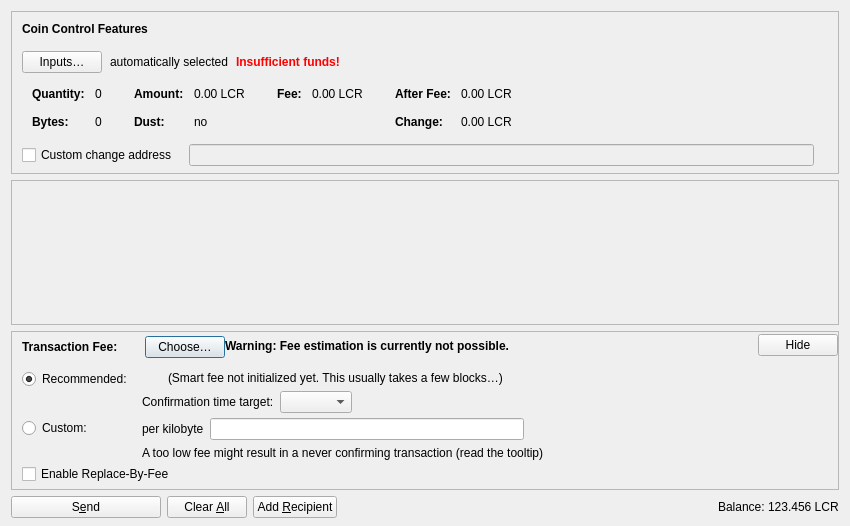
<?xml version="1.0" encoding="UTF-8"?>
<ui version="4.0">
 <class>SendCoinsDialog</class>
 <widget class="QDialog" name="SendCoinsDialog">
  <property name="geometry">
   <rect>
    <x>0</x>
    <y>0</y>
    <width>850</width>
    <height>526</height>
   </rect>
  </property>
  <property name="windowTitle">
   <string>Send Coins</string>
  </property>
  <layout class="QVBoxLayout" name="verticalLayout" stretch="0,1,0,0">
   <property name="bottomMargin">
    <number>8</number>
   </property>
   <item>
    <widget class="QFrame" name="frameCoinControl">
     <property name="sizePolicy">
      <sizepolicy hsizetype="Expanding" vsizetype="Expanding">
       <horstretch>0</horstretch>
       <verstretch>0</verstretch>
      </sizepolicy>
     </property>
     <property name="maximumSize">
      <size>
       <width>16777215</width>
       <height>16777215</height>
      </size>
     </property>
     <property name="frameShape">
      <enum>QFrame::StyledPanel</enum>
     </property>
     <property name="frameShadow">
      <enum>QFrame::Sunken</enum>
     </property>
     <layout class="QVBoxLayout" name="verticalLayoutCoinControl2">
      <property name="spacing">
       <number>0</number>
      </property>
      <property name="leftMargin">
       <number>0</number>
      </property>
      <property name="topMargin">
       <number>0</number>
      </property>
      <property name="rightMargin">
       <number>0</number>
      </property>
      <property name="bottomMargin">
       <number>6</number>
      </property>
      <item>
       <layout class="QVBoxLayout" name="verticalLayoutCoinControl" stretch="0,0,0,0,1">
        <property name="spacing">
         <number>0</number>
        </property>
        <property name="leftMargin">
         <number>10</number>
        </property>
        <property name="topMargin">
         <number>10</number>
        </property>
        <item>
         <layout class="QHBoxLayout" name="horizontalLayoutCoinControl1">
          <property name="bottomMargin">
           <number>15</number>
          </property>
          <item>
           <widget class="QLabel" name="labelCoinControlFeatures">
            <property name="sizePolicy">
             <sizepolicy hsizetype="Preferred" vsizetype="Maximum">
              <horstretch>0</horstretch>
              <verstretch>0</verstretch>
             </sizepolicy>
            </property>
            <property name="font">
             <font>
              <weight>75</weight>
              <bold>true</bold>
             </font>
            </property>
            <property name="styleSheet">
             <string notr="true">font-weight:bold;</string>
            </property>
            <property name="text">
             <string>Coin Control Features</string>
            </property>
           </widget>
          </item>
         </layout>
        </item>
        <item>
         <layout class="QHBoxLayout" name="horizontalLayoutCoinControl2" stretch="0,0,0,0">
          <property name="spacing">
           <number>8</number>
          </property>
          <property name="bottomMargin">
           <number>10</number>
          </property>
          <item>
           <widget class="QPushButton" name="pushButtonCoinControl">
            <property name="styleSheet">
             <string notr="true"/>
            </property>
            <property name="text">
             <string>Inputs…</string>
            </property>
            <property name="autoDefault">
             <bool>false</bool>
            </property>
           </widget>
          </item>
          <item>
           <widget class="QLabel" name="labelCoinControlAutomaticallySelected">
            <property name="text">
             <string>automatically selected</string>
            </property>
            <property name="margin">
             <number>5</number>
            </property>
           </widget>
          </item>
          <item>
           <widget class="QLabel" name="labelCoinControlInsuffFunds">
            <property name="font">
             <font>
              <weight>75</weight>
              <bold>true</bold>
             </font>
            </property>
            <property name="styleSheet">
             <string notr="true">color:red;font-weight:bold;</string>
            </property>
            <property name="text">
             <string>Insufficient funds!</string>
            </property>
            <property name="margin">
             <number>5</number>
            </property>
           </widget>
          </item>
          <item>
           <spacer name="horizontalSpacerCoinControl">
            <property name="orientation">
             <enum>Qt::Horizontal</enum>
            </property>
            <property name="sizeHint" stdset="0">
             <size>
              <width>40</width>
              <height>1</height>
             </size>
            </property>
           </spacer>
          </item>
         </layout>
        </item>
        <item>
         <widget class="QWidget" name="widgetCoinControl" native="true">
          <property name="sizePolicy">
           <sizepolicy hsizetype="Preferred" vsizetype="Preferred">
            <horstretch>0</horstretch>
            <verstretch>0</verstretch>
           </sizepolicy>
          </property>
          <property name="minimumSize">
           <size>
            <width>0</width>
            <height>0</height>
           </size>
          </property>
          <property name="styleSheet">
           <string notr="true"/>
          </property>
          <layout class="QHBoxLayout" name="horizontalLayoutCoinControl5">
           <property name="leftMargin">
            <number>0</number>
           </property>
           <property name="topMargin">
            <number>0</number>
           </property>
           <property name="rightMargin">
            <number>0</number>
           </property>
           <property name="bottomMargin">
            <number>0</number>
           </property>
           <item>
            <layout class="QHBoxLayout" name="horizontalLayoutCoinControl3" stretch="0,0,0,1">
             <property name="spacing">
              <number>20</number>
             </property>
             <property name="topMargin">
              <number>0</number>
             </property>
             <property name="bottomMargin">
              <number>10</number>
             </property>
             <item>
              <layout class="QFormLayout" name="formLayoutCoinControl1">
               <property name="horizontalSpacing">
                <number>10</number>
               </property>
               <property name="verticalSpacing">
                <number>14</number>
               </property>
               <property name="leftMargin">
                <number>10</number>
               </property>
               <property name="topMargin">
                <number>4</number>
               </property>
               <property name="rightMargin">
                <number>6</number>
               </property>
               <item row="0" column="0">
                <widget class="QLabel" name="labelCoinControlQuantityText">
                 <property name="font">
                  <font>
                   <weight>75</weight>
                   <bold>true</bold>
                  </font>
                 </property>
                 <property name="text">
                  <string>Quantity:</string>
                 </property>
                 <property name="margin">
                  <number>0</number>
                 </property>
                </widget>
               </item>
               <item row="0" column="1">
                <widget class="QLabel" name="labelCoinControlQuantity">
                 <property name="cursor">
                  <cursorShape>IBeamCursor</cursorShape>
                 </property>
                 <property name="contextMenuPolicy">
                  <enum>Qt::ActionsContextMenu</enum>
                 </property>
                 <property name="text">
                  <string notr="true">0</string>
                 </property>
                 <property name="margin">
                  <number>0</number>
                 </property>
                 <property name="textInteractionFlags">
                  <set>Qt::LinksAccessibleByMouse|Qt::TextSelectableByKeyboard|Qt::TextSelectableByMouse</set>
                 </property>
                </widget>
               </item>
               <item row="1" column="0">
                <widget class="QLabel" name="labelCoinControlBytesText">
                 <property name="font">
                  <font>
                   <weight>75</weight>
                   <bold>true</bold>
                  </font>
                 </property>
                 <property name="text">
                  <string>Bytes:</string>
                 </property>
                </widget>
               </item>
               <item row="1" column="1">
                <widget class="QLabel" name="labelCoinControlBytes">
                 <property name="cursor">
                  <cursorShape>IBeamCursor</cursorShape>
                 </property>
                 <property name="contextMenuPolicy">
                  <enum>Qt::ActionsContextMenu</enum>
                 </property>
                 <property name="text">
                  <string notr="true">0</string>
                 </property>
                 <property name="textInteractionFlags">
                  <set>Qt::LinksAccessibleByMouse|Qt::TextSelectableByKeyboard|Qt::TextSelectableByMouse</set>
                 </property>
                </widget>
               </item>
              </layout>
             </item>
             <item>
              <layout class="QFormLayout" name="formLayoutCoinControl2">
               <property name="horizontalSpacing">
                <number>10</number>
               </property>
               <property name="verticalSpacing">
                <number>14</number>
               </property>
               <property name="leftMargin">
                <number>6</number>
               </property>
               <property name="topMargin">
                <number>4</number>
               </property>
               <property name="rightMargin">
                <number>6</number>
               </property>
               <item row="0" column="0">
                <widget class="QLabel" name="labelCoinControlAmountText">
                 <property name="font">
                  <font>
                   <weight>75</weight>
                   <bold>true</bold>
                  </font>
                 </property>
                 <property name="text">
                  <string>Amount:</string>
                 </property>
                 <property name="margin">
                  <number>0</number>
                 </property>
                </widget>
               </item>
               <item row="0" column="1">
                <widget class="QLabel" name="labelCoinControlAmount">
                 <property name="cursor">
                  <cursorShape>IBeamCursor</cursorShape>
                 </property>
                 <property name="contextMenuPolicy">
                  <enum>Qt::ActionsContextMenu</enum>
                 </property>
                 <property name="text">
                  <string notr="true">0.00 LCR</string>
                 </property>
                 <property name="textInteractionFlags">
                  <set>Qt::LinksAccessibleByMouse|Qt::TextSelectableByKeyboard|Qt::TextSelectableByMouse</set>
                 </property>
                </widget>
               </item>
               <item row="1" column="0">
                <widget class="QLabel" name="labelCoinControlLowOutputText">
                 <property name="font">
                  <font>
                   <weight>75</weight>
                   <bold>true</bold>
                  </font>
                 </property>
                 <property name="text">
                  <string>Dust:</string>
                 </property>
                </widget>
               </item>
               <item row="1" column="1">
                <widget class="QLabel" name="labelCoinControlLowOutput">
                 <property name="cursor">
                  <cursorShape>IBeamCursor</cursorShape>
                 </property>
                 <property name="contextMenuPolicy">
                  <enum>Qt::ActionsContextMenu</enum>
                 </property>
                 <property name="text">
                  <string notr="true">no</string>
                 </property>
                 <property name="textInteractionFlags">
                  <set>Qt::LinksAccessibleByMouse|Qt::TextSelectableByKeyboard|Qt::TextSelectableByMouse</set>
                 </property>
                </widget>
               </item>
              </layout>
             </item>
             <item>
              <layout class="QFormLayout" name="formLayoutCoinControl3">
               <property name="horizontalSpacing">
                <number>10</number>
               </property>
               <property name="verticalSpacing">
                <number>14</number>
               </property>
               <property name="leftMargin">
                <number>6</number>
               </property>
               <property name="topMargin">
                <number>4</number>
               </property>
               <property name="rightMargin">
                <number>6</number>
               </property>
               <item row="0" column="0">
                <widget class="QLabel" name="labelCoinControlFeeText">
                 <property name="font">
                  <font>
                   <weight>75</weight>
                   <bold>true</bold>
                  </font>
                 </property>
                 <property name="text">
                  <string>Fee:</string>
                 </property>
                 <property name="margin">
                  <number>0</number>
                 </property>
                </widget>
               </item>
               <item row="0" column="1">
                <widget class="QLabel" name="labelCoinControlFee">
                 <property name="cursor">
                  <cursorShape>IBeamCursor</cursorShape>
                 </property>
                 <property name="contextMenuPolicy">
                  <enum>Qt::ActionsContextMenu</enum>
                 </property>
                 <property name="text">
                  <string notr="true">0.00 LCR</string>
                 </property>
                 <property name="textInteractionFlags">
                  <set>Qt::LinksAccessibleByMouse|Qt::TextSelectableByKeyboard|Qt::TextSelectableByMouse</set>
                 </property>
                </widget>
               </item>
              </layout>
             </item>
             <item>
              <layout class="QFormLayout" name="formLayoutCoinControl4">
               <property name="horizontalSpacing">
                <number>10</number>
               </property>
               <property name="verticalSpacing">
                <number>14</number>
               </property>
               <property name="leftMargin">
                <number>6</number>
               </property>
               <property name="topMargin">
                <number>4</number>
               </property>
               <property name="rightMargin">
                <number>6</number>
               </property>
               <item row="0" column="0">
                <widget class="QLabel" name="labelCoinControlAfterFeeText">
                 <property name="font">
                  <font>
                   <weight>75</weight>
                   <bold>true</bold>
                  </font>
                 </property>
                 <property name="text">
                  <string>After Fee:</string>
                 </property>
                 <property name="margin">
                  <number>0</number>
                 </property>
                </widget>
               </item>
               <item row="0" column="1">
                <widget class="QLabel" name="labelCoinControlAfterFee">
                 <property name="cursor">
                  <cursorShape>IBeamCursor</cursorShape>
                 </property>
                 <property name="contextMenuPolicy">
                  <enum>Qt::ActionsContextMenu</enum>
                 </property>
                 <property name="text">
                  <string notr="true">0.00 LCR</string>
                 </property>
                 <property name="textInteractionFlags">
                  <set>Qt::LinksAccessibleByMouse|Qt::TextSelectableByKeyboard|Qt::TextSelectableByMouse</set>
                 </property>
                </widget>
               </item>
               <item row="1" column="0">
                <widget class="QLabel" name="labelCoinControlChangeText">
                 <property name="font">
                  <font>
                   <weight>75</weight>
                   <bold>true</bold>
                  </font>
                 </property>
                 <property name="text">
                  <string>Change:</string>
                 </property>
                </widget>
               </item>
               <item row="1" column="1">
                <widget class="QLabel" name="labelCoinControlChange">
                 <property name="cursor">
                  <cursorShape>IBeamCursor</cursorShape>
                 </property>
                 <property name="contextMenuPolicy">
                  <enum>Qt::ActionsContextMenu</enum>
                 </property>
                 <property name="text">
                  <string notr="true">0.00 LCR</string>
                 </property>
                 <property name="textInteractionFlags">
                  <set>Qt::LinksAccessibleByMouse|Qt::TextSelectableByKeyboard|Qt::TextSelectableByMouse</set>
                 </property>
                </widget>
               </item>
              </layout>
             </item>
            </layout>
           </item>
          </layout>
         </widget>
        </item>
        <item>
         <layout class="QHBoxLayout" name="horizontalLayoutCoinControl4" stretch="0,0,0">
          <property name="spacing">
           <number>12</number>
          </property>
          <property name="sizeConstraint">
           <enum>QLayout::SetDefaultConstraint</enum>
          </property>
          <property name="topMargin">
           <number>5</number>
          </property>
          <property name="rightMargin">
           <number>5</number>
          </property>
          <item>
           <widget class="QCheckBox" name="checkBoxCoinControlChange">
            <property name="toolTip">
             <string>If this is activated, but the change address is empty or invalid, change will be sent to a newly generated address.</string>
            </property>
            <property name="text">
             <string>Custom change address</string>
            </property>
           </widget>
          </item>
          <item>
           <widget class="QValidatedLineEdit" name="lineEditCoinControlChange">
            <property name="enabled">
             <bool>false</bool>
            </property>
            <property name="sizePolicy">
             <sizepolicy hsizetype="Expanding" vsizetype="Fixed">
              <horstretch>0</horstretch>
              <verstretch>0</verstretch>
             </sizepolicy>
            </property>
           </widget>
          </item>
          <item>
           <widget class="QLabel" name="labelCoinControlChangeLabel">
            <property name="sizePolicy">
             <sizepolicy hsizetype="Preferred" vsizetype="Expanding">
              <horstretch>0</horstretch>
              <verstretch>0</verstretch>
             </sizepolicy>
            </property>
            <property name="minimumSize">
             <size>
              <width>0</width>
              <height>0</height>
             </size>
            </property>
            <property name="text">
             <string/>
            </property>
            <property name="margin">
             <number>3</number>
            </property>
           </widget>
          </item>
         </layout>
        </item>
        <item>
         <spacer name="verticalSpacerCoinControl">
          <property name="orientation">
           <enum>Qt::Vertical</enum>
          </property>
          <property name="sizeHint" stdset="0">
           <size>
            <width>800</width>
            <height>1</height>
           </size>
          </property>
         </spacer>
        </item>
       </layout>
      </item>
     </layout>
    </widget>
   </item>
   <item>
    <widget class="QScrollArea" name="scrollArea">
     <property name="widgetResizable">
      <bool>true</bool>
     </property>
     <widget class="QWidget" name="scrollAreaWidgetContents">
      <property name="geometry">
       <rect>
        <x>0</x>
        <y>0</y>
        <width>830</width>
        <height>104</height>
       </rect>
      </property>
      <layout class="QVBoxLayout" name="verticalLayout_2" stretch="0,1">
       <property name="leftMargin">
        <number>0</number>
       </property>
       <property name="topMargin">
        <number>0</number>
       </property>
       <property name="rightMargin">
        <number>0</number>
       </property>
       <property name="bottomMargin">
        <number>0</number>
       </property>
       <item>
        <layout class="QVBoxLayout" name="entries">
         <property name="spacing">
          <number>6</number>
         </property>
        </layout>
       </item>
       <item>
        <spacer name="verticalSpacer">
         <property name="orientation">
          <enum>Qt::Vertical</enum>
         </property>
         <property name="sizeHint" stdset="0">
          <size>
           <width>20</width>
           <height>40</height>
          </size>
         </property>
        </spacer>
       </item>
      </layout>
     </widget>
    </widget>
   </item>
   <item>
    <widget class="QFrame" name="frameFee">
     <property name="sizePolicy">
      <sizepolicy hsizetype="Expanding" vsizetype="Expanding">
       <horstretch>0</horstretch>
       <verstretch>0</verstretch>
      </sizepolicy>
     </property>
     <property name="maximumSize">
      <size>
       <width>16777215</width>
       <height>16777215</height>
      </size>
     </property>
     <property name="frameShape">
      <enum>QFrame::StyledPanel</enum>
     </property>
     <property name="frameShadow">
      <enum>QFrame::Sunken</enum>
     </property>
     <layout class="QVBoxLayout" name="verticalLayoutFee1">
      <property name="spacing">
       <number>0</number>
      </property>
      <property name="leftMargin">
       <number>0</number>
      </property>
      <property name="topMargin">
       <number>0</number>
      </property>
      <property name="rightMargin">
       <number>0</number>
      </property>
      <property name="bottomMargin">
       <number>0</number>
      </property>
      <item>
       <layout class="QVBoxLayout" name="verticalLayoutFee2" stretch="0,0,0">
        <property name="spacing">
         <number>0</number>
        </property>
        <property name="leftMargin">
         <number>10</number>
        </property>
        <property name="topMargin">
         <number>0</number>
        </property>
        <item>
         <layout class="QHBoxLayout" name="horizontalLayoutFee1">
          <property name="bottomMargin">
           <number>0</number>
          </property>
          <item>
           <layout class="QVBoxLayout" name="verticalLayoutFee7">
            <property name="spacing">
             <number>0</number>
            </property>
            <item>
             <spacer name="verticalSpacerSmartFee">
              <property name="orientation">
               <enum>Qt::Vertical</enum>
              </property>
              <property name="sizeType">
               <enum>QSizePolicy::Fixed</enum>
              </property>
              <property name="sizeHint" stdset="0">
               <size>
                <width>1</width>
                <height>4</height>
               </size>
              </property>
             </spacer>
            </item>
            <item>
             <layout class="QHBoxLayout" name="horizontalLayoutSmartFee">
              <property name="spacing">
               <number>10</number>
              </property>
              <item>
               <widget class="QLabel" name="labelFeeHeadline">
                <property name="sizePolicy">
                 <sizepolicy hsizetype="Preferred" vsizetype="Maximum">
                  <horstretch>0</horstretch>
                  <verstretch>0</verstretch>
                 </sizepolicy>
                </property>
                <property name="font">
                 <font>
                  <weight>75</weight>
                  <bold>true</bold>
                 </font>
                </property>
                <property name="styleSheet">
                 <string notr="true">font-weight:bold;</string>
                </property>
                <property name="text">
                 <string>Transaction Fee:</string>
                </property>
               </widget>
              </item>
              <item>
               <widget class="QLabel" name="labelFeeMinimized">
                <property name="text">
                 <string/>
                </property>
               </widget>
              </item>
              <item>
               <widget class="QPushButton" name="buttonChooseFee">
                <property name="text">
                 <string>Choose…</string>
                </property>
               </widget>
              </item>
             </layout>
            </item>
            <item>
             <spacer name="verticalSpacer_5">
              <property name="orientation">
               <enum>Qt::Vertical</enum>
              </property>
              <property name="sizeHint" stdset="0">
               <size>
                <width>1</width>
                <height>1</height>
               </size>
              </property>
             </spacer>
            </item>
           </layout>
          </item>
          <item>
           <widget class="QLabel" name="fallbackFeeWarningLabel">
            <property name="toolTip">
             <string>Using the fallbackfee can result in sending a transaction that will take several hours or days (or never) to confirm. Consider choosing your fee manually or wait until you have validated the complete chain.</string>
            </property>
            <property name="font">
            <font>
                <weight>75</weight>
                <bold>true</bold>
            </font>
            </property>
            <property name="text">
             <string>Warning: Fee estimation is currently not possible.</string>
            </property>
            <property name="wordWrap">
             <bool>false</bool>
            </property>
           </widget>
          </item>
          <item>
           <spacer name="horizontalSpacer_4">
            <property name="orientation">
             <enum>Qt::Horizontal</enum>
            </property>
            <property name="sizeType">
             <enum>QSizePolicy::MinimumExpanding</enum>
            </property>
            <property name="sizeHint" stdset="0">
             <size>
              <width>40</width>
              <height>20</height>
             </size>
            </property>
           </spacer>
          </item>
          <item>
           <widget class="QPushButton" name="buttonMinimizeFee">
            <property name="toolTip">
             <string>Hide transaction fee settings</string>
            </property>
            <property name="text">
             <string>Hide</string>
            </property>
           </widget>
          </item>
         </layout>
        </item>
        <item>
         <widget class="QFrame" name="frameFeeSelection">
          <layout class="QVBoxLayout" name="verticalLayoutFee12">
           <property name="spacing">
            <number>0</number>
           </property>
           <property name="leftMargin">
            <number>0</number>
           </property>
           <property name="topMargin">
            <number>0</number>
           </property>
           <property name="rightMargin">
            <number>0</number>
           </property>
           <property name="bottomMargin">
            <number>0</number>
           </property>
           <item>
            <layout class="QGridLayout" name="gridLayoutFee">
             <property name="topMargin">
              <number>10</number>
             </property>
             <property name="bottomMargin">
              <number>4</number>
             </property>
             <property name="horizontalSpacing">
              <number>10</number>
             </property>
             <property name="verticalSpacing">
              <number>4</number>
             </property>
             <item row="1" column="1">
              <layout class="QVBoxLayout" name="verticalLayoutFee8">
               <property name="spacing">
                <number>6</number>
               </property>
               <item>
                <layout class="QHBoxLayout" name="horizontalLayoutFee13">
                 <item>
                  <widget class="QLabel" name="labelCustomPerKilobyte">
                   <property name="toolTip">
                    <string>Specify a custom fee per kB (1,000 bytes) of the transaction's virtual size.

Note:  Since the fee is calculated on a per-byte basis, a fee rate of "100 ryps per kvB" for a transaction size of 500 virtual bytes (half of 1 kvB) would ultimately yield a fee of only 50 ryps.</string>
                   </property>
                   <property name="text">
                    <string>per kilobyte</string>
                   </property>
                  </widget>
                 </item>
                 <item>
                  <widget class="LcRypAmountField" name="customFee"/>
                 </item>
                 <item>
                  <spacer name="horizontalSpacer_6">
                   <property name="orientation">
                    <enum>Qt::Horizontal</enum>
                   </property>
                   <property name="sizeHint" stdset="0">
                    <size>
                     <width>1</width>
                     <height>1</height>
                    </size>
                   </property>
                  </spacer>
                 </item>
                </layout>
               </item>
               <item>
                <layout class="QHBoxLayout" name="horizontalLayoutFee8">
                 <item>
                  <widget class="QLabel" name="labelCustomFeeWarning">
                   <property name="enabled">
                    <bool>true</bool>
                   </property>
                   <property name="toolTip">
                    <string>When there is less transaction volume than space in the blocks, miners as well as relaying nodes may enforce a minimum fee. Paying only this minimum fee is just fine, but be aware that this can result in a never confirming transaction once there is more demand for lcryp transactions than the network can process.</string>
                   </property>
                   <property name="text">
                    <string>A too low fee might result in a never confirming transaction (read the tooltip)</string>
                   </property>
                  </widget>
                 </item>
                 <item>
                  <spacer name="horizontalSpacer_2">
                   <property name="orientation">
                    <enum>Qt::Horizontal</enum>
                   </property>
                   <property name="sizeHint" stdset="0">
                    <size>
                     <width>1</width>
                     <height>1</height>
                    </size>
                   </property>
                  </spacer>
                 </item>
                </layout>
               </item>
              </layout>
             </item>
             <item row="0" column="0">
              <layout class="QVBoxLayout" name="verticalLayoutFee4" stretch="0,1">
               <item>
                <widget class="QRadioButton" name="radioSmartFee">
                 <property name="text">
                  <string>Recommended:</string>
                 </property>
                 <property name="checked">
                  <bool>true</bool>
                 </property>
                 <attribute name="buttonGroup">
                  <string notr="true">groupFee</string>
                 </attribute>
                </widget>
               </item>
               <item>
                <spacer name="verticalSpacer_2">
                 <property name="orientation">
                  <enum>Qt::Vertical</enum>
                 </property>
                 <property name="sizeHint" stdset="0">
                  <size>
                   <width>1</width>
                   <height>1</height>
                  </size>
                 </property>
                </spacer>
               </item>
              </layout>
             </item>
             <item row="1" column="0">
              <layout class="QVBoxLayout" name="verticalLayoutFee9" stretch="0,1">
               <item>
                <widget class="QRadioButton" name="radioCustomFee">
                 <property name="text">
                  <string>Custom:</string>
                 </property>
                 <attribute name="buttonGroup">
                  <string notr="true">groupFee</string>
                 </attribute>
                </widget>
               </item>
               <item>
                <spacer name="verticalSpacer_6">
                 <property name="orientation">
                  <enum>Qt::Vertical</enum>
                 </property>
                 <property name="sizeHint" stdset="0">
                  <size>
                   <width>1</width>
                   <height>1</height>
                  </size>
                 </property>
                </spacer>
               </item>
              </layout>
             </item>
             <item row="0" column="1">
              <layout class="QVBoxLayout" name="verticalLayoutFee3" stretch="0,0,1">
               <property name="spacing">
                <number>6</number>
               </property>
               <property name="topMargin">
                <number>2</number>
               </property>
               <item>
                <layout class="QHBoxLayout" name="horizontalLayoutFee12">
                 <item>
                  <widget class="QLabel" name="labelSmartFee">
                   <property name="text">
                    <string/>
                   </property>
                  </widget>
                 </item>
                 <item>
                  <widget class="QLabel" name="labelFeeEstimation">
                   <property name="text">
                    <string/>
                   </property>
                  </widget>
                 </item>
                 <item>
                  <widget class="QLabel" name="labelSmartFee2">
                   <property name="text">
                    <string>(Smart fee not initialized yet. This usually takes a few blocks…)</string>
                   </property>
                  </widget>
                 </item>
                 <item>
                  <spacer name="horizontalSpacer_5">
                   <property name="orientation">
                    <enum>Qt::Horizontal</enum>
                   </property>
                   <property name="sizeHint" stdset="0">
                    <size>
                     <width>1</width>
                     <height>1</height>
                    </size>
                   </property>
                  </spacer>
                 </item>
                </layout>
               </item>
               <item>
                <layout class="QHBoxLayout" name="horizontalLayoutFee9">
                 <item>
                  <layout class="QVBoxLayout" name="verticalLayoutFee6">
                   <item>
                    <widget class="QLabel" name="labelSmartFee3">
                     <property name="text">
                      <string>Confirmation time target:</string>
                     </property>
                    </widget>
                   </item>
                  </layout>
                 </item>
                 <item>
                  <layout class="QVBoxLayout" name="verticalLayoutFee5">
                   <property name="rightMargin">
                    <number>30</number>
                   </property>
                   <item>
                    <layout class="QHBoxLayout" name="horizontalLayoutConfTarget">
                     <property name="bottomMargin">
                      <number>0</number>
                     </property>
                     <item>
                      <widget class="QComboBox" name="confTargetSelector"/>
                     </item>
                     <item>
                      <spacer name="horizontalSpacerConfTarget">
                       <property name="orientation">
                        <enum>Qt::Horizontal</enum>
                       </property>
                       <property name="sizeHint" stdset="0">
                        <size>
                         <width>40</width>
                         <height>20</height>
                        </size>
                       </property>
                      </spacer>
                     </item>
                    </layout>
                   </item>
                  </layout>
                 </item>
                </layout>
               </item>
               <item>
                <spacer name="verticalSpacer_4">
                 <property name="orientation">
                  <enum>Qt::Vertical</enum>
                 </property>
                 <property name="sizeHint" stdset="0">
                  <size>
                   <width>1</width>
                   <height>1</height>
                  </size>
                 </property>
                </spacer>
               </item>
              </layout>
             </item>
            </layout>
           </item>
           <item>
            <widget class="QCheckBox" name="optInRBF">
             <property name="text">
              <string>Enable Replace-By-Fee</string>
             </property>
             <property name="toolTip">
              <string>With Replace-By-Fee (BIP-125) you can increase a transaction's fee after it is sent. Without this, a higher fee may be recommended to compensate for increased transaction delay risk.</string>
             </property>
            </widget>
           </item>
          </layout>
         </widget>
        </item>
        <item>
         <spacer name="verticalSpacerFee">
          <property name="orientation">
           <enum>Qt::Vertical</enum>
          </property>
          <property name="sizeHint" stdset="0">
           <size>
            <width>40</width>
            <height>5</height>
           </size>
          </property>
         </spacer>
        </item>
       </layout>
      </item>
     </layout>
    </widget>
   </item>
   <item>
    <layout class="QHBoxLayout" name="horizontalLayout">
     <item>
      <widget class="QPushButton" name="sendButton">
       <property name="minimumSize">
        <size>
         <width>150</width>
         <height>0</height>
        </size>
       </property>
       <property name="toolTip">
        <string>Confirm the send action</string>
       </property>
       <property name="text">
        <string>S&amp;end</string>
       </property>
       <property name="icon">
        <iconset resource="../lcryp.qrc">
         <normaloff>:/icons/send</normaloff>:/icons/send</iconset>
       </property>
       <property name="autoDefault">
        <bool>false</bool>
       </property>
       <property name="default">
        <bool>false</bool>
       </property>
      </widget>
     </item>
     <item>
      <widget class="QPushButton" name="clearButton">
       <property name="sizePolicy">
        <sizepolicy hsizetype="Minimum" vsizetype="Fixed">
         <horstretch>0</horstretch>
         <verstretch>0</verstretch>
        </sizepolicy>
       </property>
       <property name="toolTip">
        <string>Clear all fields of the form.</string>
       </property>
       <property name="text">
        <string>Clear &amp;All</string>
       </property>
       <property name="icon">
        <iconset resource="../lcryp.qrc">
         <normaloff>:/icons/remove</normaloff>:/icons/remove</iconset>
       </property>
       <property name="autoDefault">
        <bool>false</bool>
       </property>
      </widget>
     </item>
     <item>
      <widget class="QPushButton" name="addButton">
       <property name="toolTip">
        <string>Send to multiple recipients at once</string>
       </property>
       <property name="text">
        <string>Add &amp;Recipient</string>
       </property>
       <property name="icon">
        <iconset resource="../lcryp.qrc">
         <normaloff>:/icons/add</normaloff>:/icons/add</iconset>
       </property>
       <property name="autoDefault">
        <bool>false</bool>
       </property>
      </widget>
     </item>
     <item>
      <spacer name="horizontalSpacer">
       <property name="orientation">
        <enum>Qt::Horizontal</enum>
       </property>
       <property name="sizeHint" stdset="0">
        <size>
         <width>40</width>
         <height>20</height>
        </size>
       </property>
      </spacer>
     </item>
     <item>
      <layout class="QHBoxLayout" name="horizontalLayout_2">
       <property name="spacing">
        <number>3</number>
       </property>
       <item>
        <widget class="QLabel" name="labelBalanceName">
         <property name="sizePolicy">
          <sizepolicy hsizetype="Preferred" vsizetype="Fixed">
           <horstretch>0</horstretch>
           <verstretch>0</verstretch>
          </sizepolicy>
         </property>
         <property name="text">
          <string>Balance:</string>
         </property>
        </widget>
       </item>
       <item>
        <widget class="QLabel" name="labelBalance">
         <property name="sizePolicy">
          <sizepolicy hsizetype="Preferred" vsizetype="Fixed">
           <horstretch>0</horstretch>
           <verstretch>0</verstretch>
          </sizepolicy>
         </property>
         <property name="cursor">
          <cursorShape>IBeamCursor</cursorShape>
         </property>
         <property name="text">
          <string notr="true">123.456 LCR</string>
         </property>
         <property name="textInteractionFlags">
          <set>Qt::LinksAccessibleByMouse|Qt::TextSelectableByKeyboard|Qt::TextSelectableByMouse</set>
         </property>
        </widget>
       </item>
      </layout>
     </item>
    </layout>
   </item>
  </layout>
 </widget>
 <customwidgets>
  <customwidget>
   <class>QValidatedLineEdit</class>
   <extends>QLineEdit</extends>
   <header>qt/qvalidatedlineedit.h</header>
  </customwidget>
  <customwidget>
   <class>LcRypAmountField</class>
   <extends>QLineEdit</extends>
   <header>qt/lcrypamountfield.h</header>
   <container>1</container>
  </customwidget>
 </customwidgets>
 <resources>
  <include location="../lcryp.qrc"/>
 </resources>
 <connections/>
 <buttongroups>
  <buttongroup name="groupFee"/>
 </buttongroups>
</ui>
